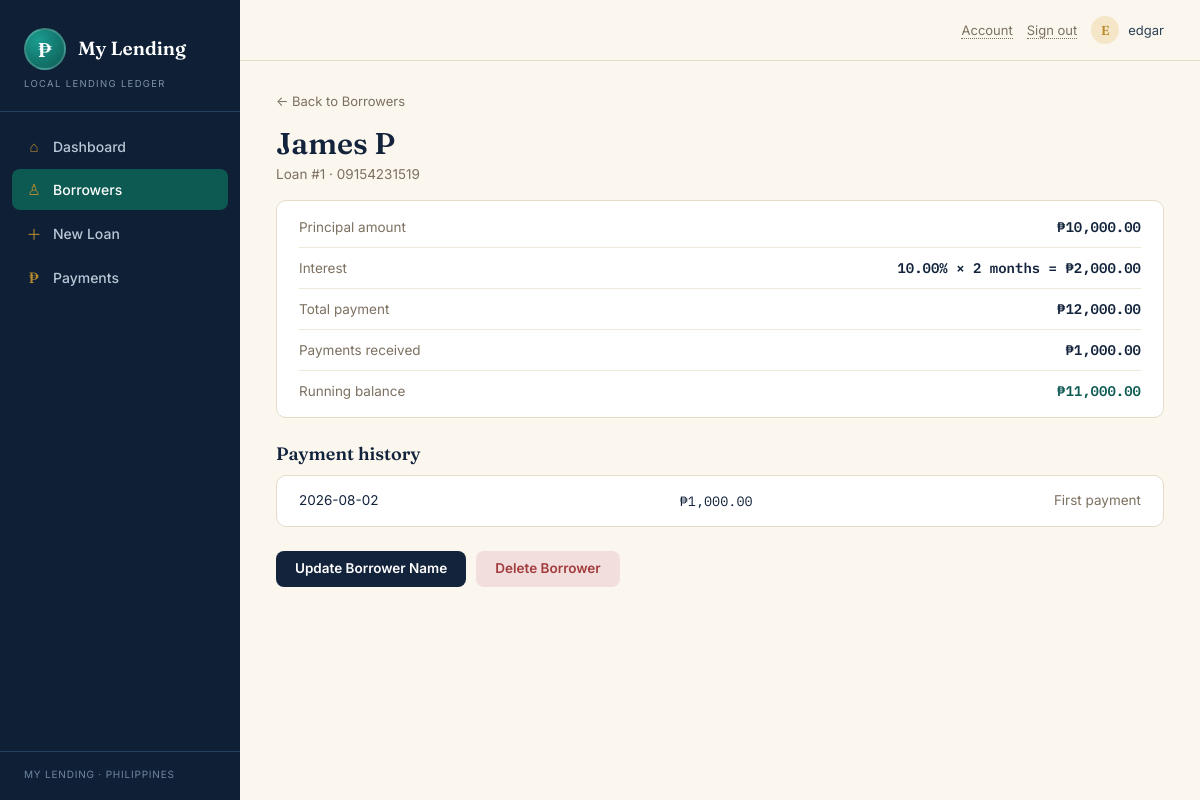
/borrowers/1 (signed in), run on the app's committed database.
### tables this page shows
CREATE TABLE users (
                id INTEGER PRIMARY KEY AUTOINCREMENT,
                username TEXT NOT NULL UNIQUE,
                password_hash TEXT NOT NULL,
                created_at TEXT NOT NULL
            );

CREATE TABLE loans (
                id INTEGER PRIMARY KEY AUTOINCREMENT,
                borrower TEXT NOT NULL,
                contact TEXT,
                principal REAL NOT NULL,
                monthly_interest REAL NOT NULL,
                months INTEGER NOT NULL,
                total_interest REAL NOT NULL,
                total_payable REAL NOT NULL,
                status TEXT NOT NULL DEFAULT 'Active',
                created_at TEXT NOT NULL
            );

CREATE TABLE payments (
                id INTEGER PRIMARY KEY AUTOINCREMENT,
                loan_id INTEGER NOT NULL,
                amount REAL NOT NULL,
                paid_at TEXT NOT NULL,
                note TEXT,
                FOREIGN KEY (loan_id) REFERENCES loans(id)
            );

### app.py (the view)
@app.route("/borrowers/<int:loan_id>")
@login_required
def borrower_detail(loan_id):
    loan = db.loan_detail(loan_id)
    if loan is None:
        abort(404)
    history = db.loan_payments(loan_id)
    return render_template("borrower_detail.html", loan=loan, history=history)

### app.py (called while the page is built)
def peso(value):
    return f"₱{float(value):,.2f}"

def login_required(view):
    @wraps(view)
    def wrapped(*args, **kwargs):
        if not db.has_admin():
            return redirect(url_for("setup"))
        if not session.get("user_id"):
            return redirect(url_for("login", next=request.path))
        return view(*args, **kwargs)
    return wrapped

@app.before_request
def load_current_user():
    g.user = None
    user_id = session.get("user_id")
    if user_id:
        g.user = db.get_user(user_id)

@app.context_processor
def inject_user():
    return {"current_user": g.get("user")}

### database.py (called while the page is built)
    def has_admin(self) -> bool:
        return self.connection.execute("SELECT 1 FROM users LIMIT 1").fetchone() is not None

    def get_user(self, user_id):
        return self.connection.execute("SELECT * FROM users WHERE id = ?", (user_id,)).fetchone()

    def loan_detail(self, loan_id):
        return self.connection.execute(
            """SELECT l.*, COALESCE(SUM(p.amount), 0) AS paid,
               l.total_payable - COALESCE(SUM(p.amount), 0) AS balance
               FROM loans l LEFT JOIN payments p ON p.loan_id = l.id
               WHERE l.id = ? GROUP BY l.id""", (loan_id,)
        ).fetchone()

    def loan_payments(self, loan_id):
        return self.connection.execute(
            "SELECT * FROM payments WHERE loan_id = ? ORDER BY paid_at DESC, id DESC", (loan_id,)
        ).fetchall()

### templates/borrower_detail.html (shortened to what this page needs)
{% extends "base.html" %}
{% set active = "borrowers" %}
{% block content %}
<a class="back-link" href="{{ url_for('borrowers') }}">&larr; Back to Borrowers</a>
<div class="page-head" style="margin-bottom:18px;">
    <h1>{{ loan['borrower'] }}</h1>
    <p>Loan #{{ loan['id'] }} &middot; {{ loan['contact'] or 'No contact number' }}</p>
</div>
<div class="panel" style="padding:6px 22px; margin-bottom:24px;">
    <div class="figure-row"><span class="figure-label">Principal amount</span><span class="figure-value">{{ loan['principal']|peso }}</span></div>
    <div class="figure-row"><span class="figure-label">Interest</span><span class="figure-value">{{ '%.2f'|format(loan['monthly_interest']) }}% &times; {{ loan['months'] }} months = {{ loan['total_interest']|peso }}</span></div>
    <div class="figure-row"><span class="figure-label">Total payment</span><span class="figure-value">{{ loan['total_payable']|peso }}</span></div>
    <div class="figure-row"><span class="figure-label">Payments received</span><span class="figure-value">{{ loan['paid']|peso }}</span></div>
    <div class="figure-row"><span class="figure-label">Running balance</span><span class="figure-value accent">{{ loan['balance']|peso }}</span></div>
</div>
<div class="panel-head" style="padding:0 0 10px;"><h2>Payment history</h2></div>
<div class="panel" style="padding:6px 22px; margin-bottom:24px;">
    {% for payment in history %}
    <div class="payment-line">
        <span>{{ payment['paid_at'] }}</span>
        <span class="num">{{ payment['amount']|peso }}</span>
        <span class="payment-note">{{ payment['note'] or '' }}</span>
    </div>
    {% else %}
    <div class="payment-line" style="justify-content:center; color:var(--muted);">No payments have been recorded.</div>
    {% endfor %}
</div>
<div class="form-actions">
    <button class="btn btn-navy" type="button"
            onclick="openRename({{ loan['id'] }}, {{ loan['borrower']|tojson }}, {{ url_for('borrower_detail', loan_id=loan['id'])|tojson }})">Update Borrower Name</button>
    <button class="btn btn-danger" type="button"
            onclick="openDelete({{ loan['id'] }}, {{ loan['borrower']|tojson }})">Delete Borrower</button>
</div>
{% endblock %}

### templates/base.html (shortened to what this page needs)
<!doctype html>
<html lang="en">
<head>
<link rel="stylesheet" href="{{ url_for('static', filename='css/style.css') }}">
</head>
<body>
<div class="app-shell">
    <aside class="sidebar">
        <div class="brand">
            <div class="brand-mark">₱</div>
            <div class="brand-name">My Lending</div>
        </div>
        <div class="brand-sub">LOCAL LENDING LEDGER</div>
        <nav class="nav-links">
            <a class="nav-link {{ 'active' if active == 'dashboard' }}" href="{{ url_for('dashboard') }}"><span class="glyph">⌂</span> Dashboard</a>
            <a class="nav-link {{ 'active' if active == 'borrowers' }}" href="{{ url_for('borrowers') }}"><span class="glyph">♙</span> Borrowers</a>
            <a class="nav-link {{ 'active' if active == 'new_loan' }}" href="{{ url_for('new_loan') }}"><span class="glyph">＋</span> New Loan</a>
            <a class="nav-link {{ 'active' if active == 'payments' }}" href="{{ url_for('payments') }}"><span class="glyph">₱</span> Payments</a>
        </nav>
        <div class="sidebar-foot">MY LENDING &middot; PHILIPPINES</div>
    </aside>
    <div class="main">
        <div class="topbar">
            {% if current_user %}
            <a class="linklike" href="{{ url_for('account') }}">Account</a>
            <a class="linklike" href="{{ url_for('logout') }}">Sign out</a>
            <div class="user-chip">
                <div class="user-avatar">{{ current_user['username'][:1]|upper }}</div>
                {{ current_user['username'] }}
            </div>
            {% endif %}
        </div>
        <div class="content">
            {% block content %}{% endblock %}
        </div>
    </div>
</div>
</body>
</html>

### data on the page
users: username "E", username "edgar"
loans: borrower "James P", id "1", contact "09154231519", principal|peso "₱10,000.00", monthly_interest "10.00", months "2", total_interest|peso "₱2,000.00", total_payable|peso "₱12,000.00"
payments: paid_at "2026-08-02", amount|peso "₱1,000.00", note "First payment"

### other printed values
{{ loan['paid']|peso }} "₱1,000.00"
{{ loan['balance']|peso }} "₱11,000.00"
